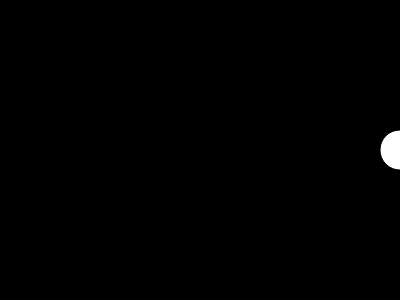
Frame 1 (no input)
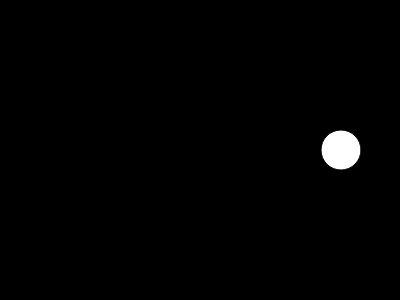
Frame 60 (no input)
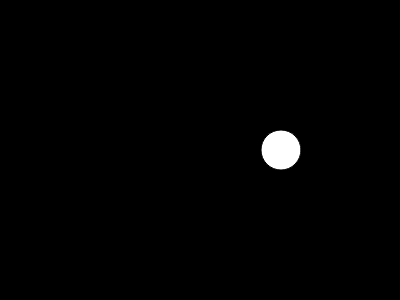
Frame 120 (the mouse pressed at the canvas centre since frame 60)

The p5.js sketch that drew these frames (run headless with seeded random() and noise() and a simulated clock; from frame 60 on, the mouse is pressed at the canvas centre):

// p5.js sketch
// ── sketch.js
let x = 400; // The value of x needs to be "remembered" from frame to frame
let speed = 1

function setup() {
    createCanvas(400, 300);
}

function draw() {
    background(0);
    circle(width - (x % width), height / 2, 40);
    x = x + speed;
}
